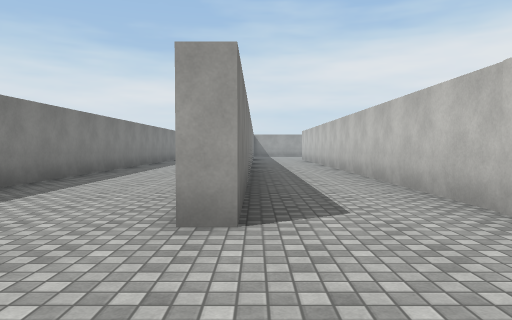
View 1 (above)

24 first-person views from a walk through a Unity game level. The camera is 1.3 m above the floor, tilts 2° down and sees 70° across. The floor is counted in squares, 2 m on a side. Each view is taken from the middle of a square. On the plan, view 1 faces up. The plan holds only what a view shows up to about 11 squares ahead; the rest is blank. Surface patterns are stand-ins for the level's own textures.

View 2
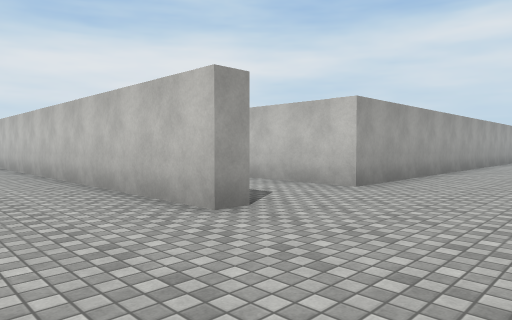

View 3
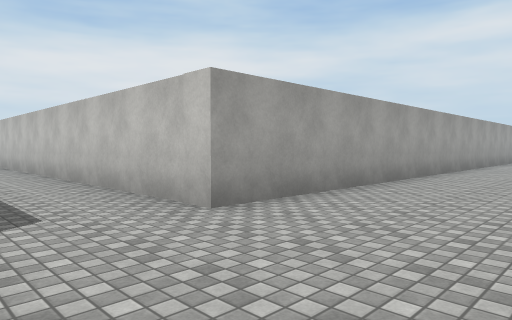

View 4
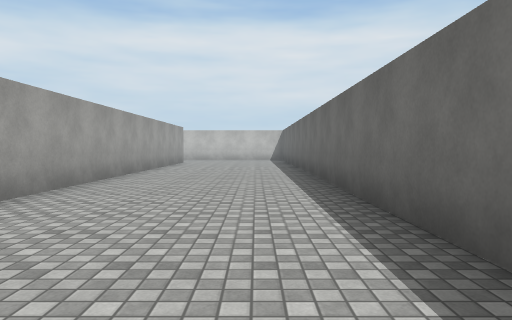

View 5
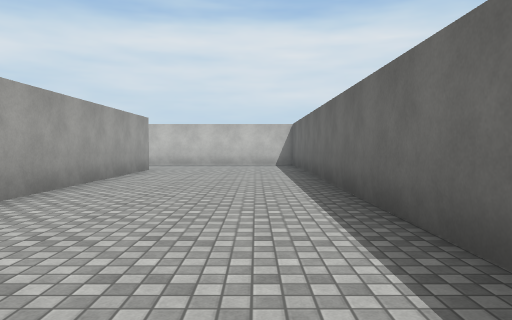

View 6
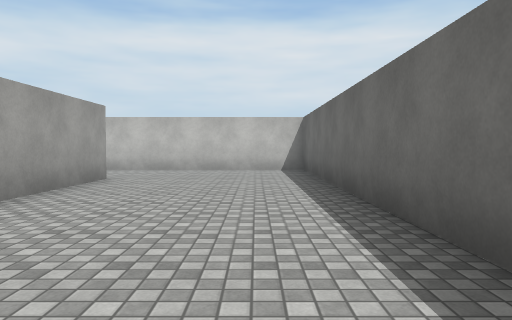

View 7
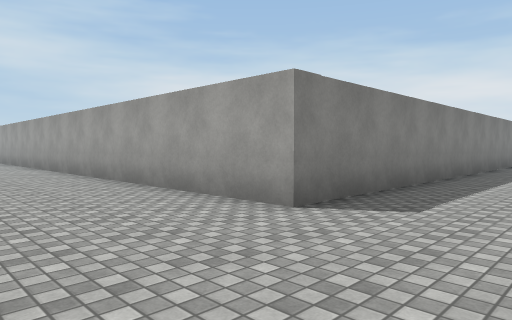

View 8
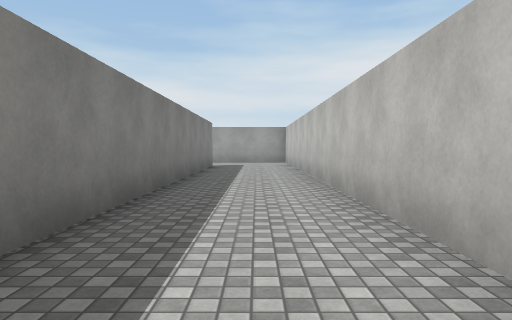

View 9
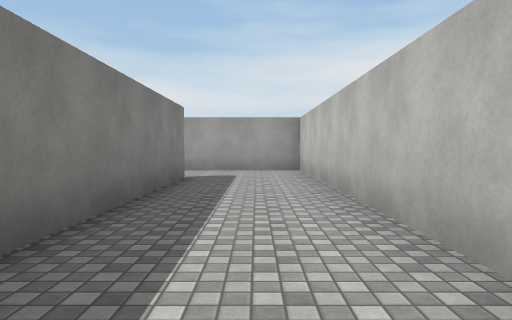

View 10
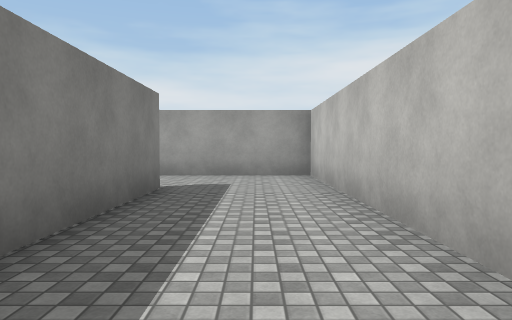

View 11
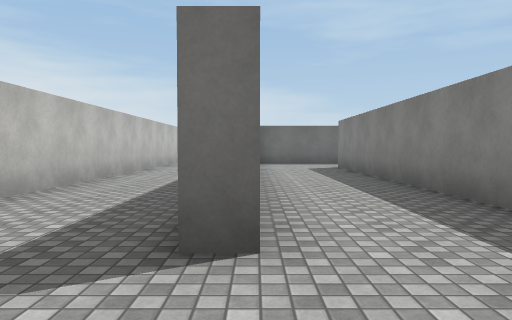

View 12
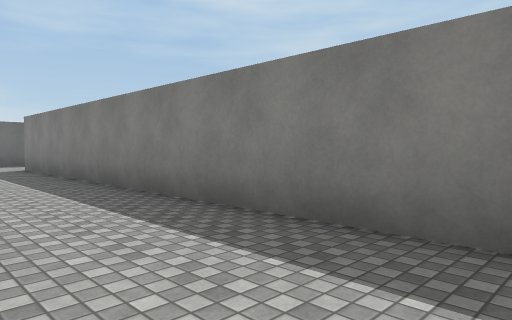

View 13
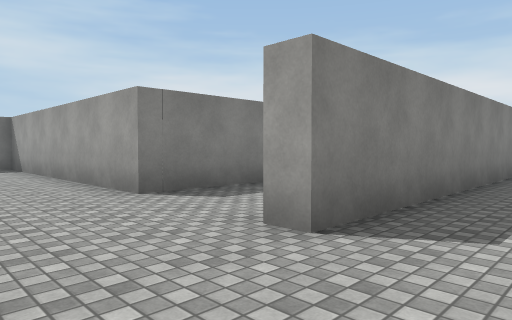

View 14
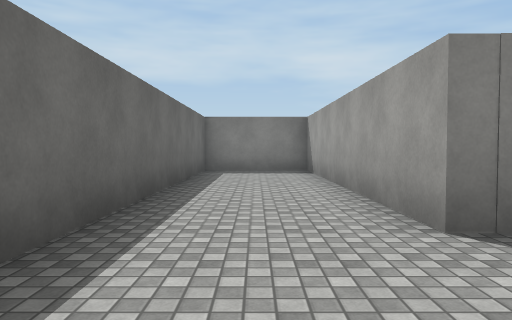

View 15
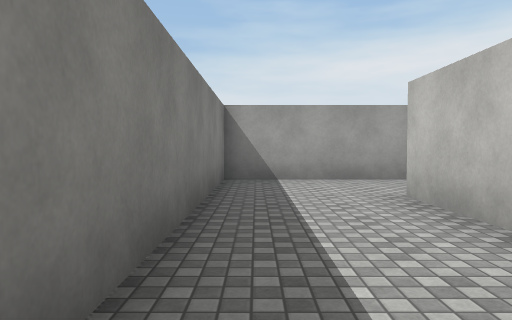

View 16
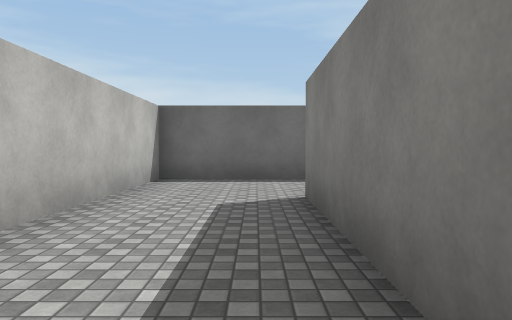

View 17
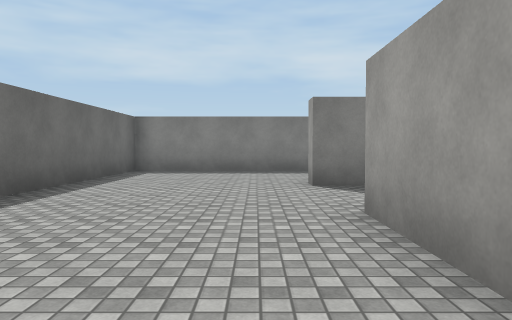

View 18
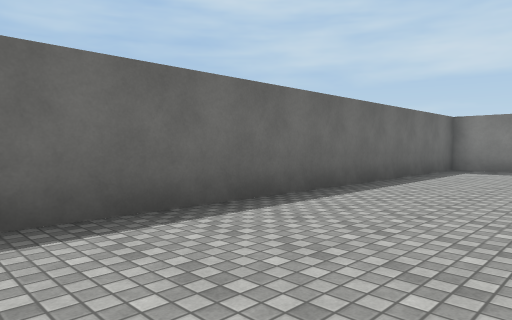

View 19
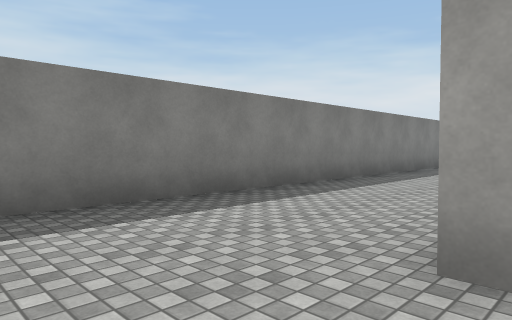

View 20
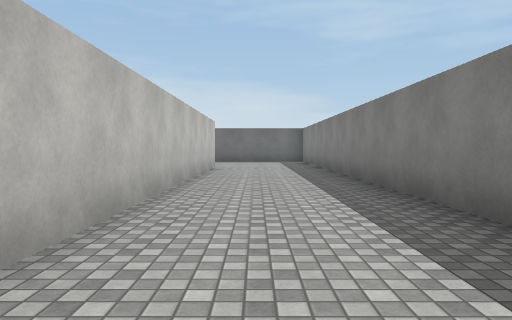

View 21
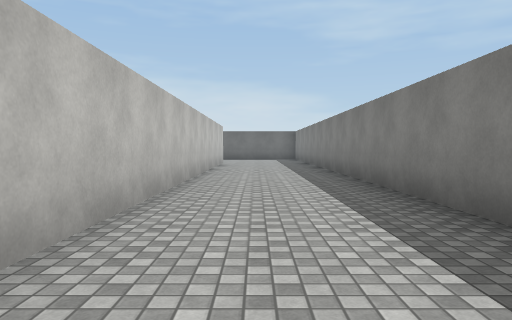

View 22
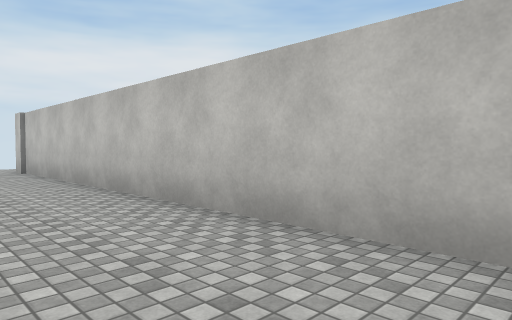

View 23
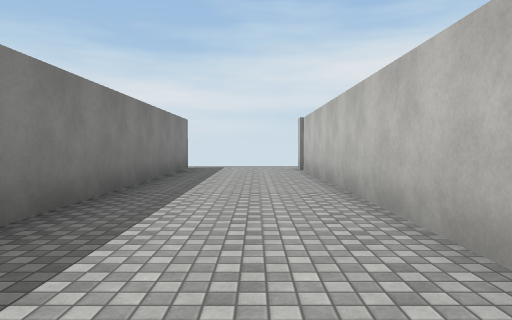

View 24
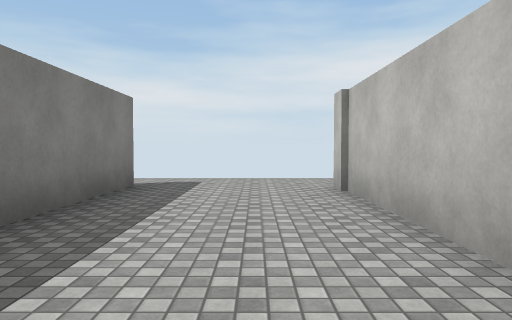

### Floor plan
Points are (right, up) in squares from view 1. A wall is a line through its corners. A room is listed if a view was taken in it or the views show most of it. See-through windows are left out.
Room 1 (views 1, 2, 3, 4, 5, 6, 7, 8, 9, 10, 11, 12, 15, 16, 17, 18, 19, 20, 21, 22, 23, 24)
walls: (19, 13.8) (19, 15.8) (19.5, 15.8) (19.5, 3.1) (2.4, 3.1); (19, 5.5) (19, 8.2); (-0.1, 3.1) (-0.6, 3.1) (-0.6, 24.9); (-4.1, 15.1) (-4.1, -1.3) (22.3, -1.3) (22.3, 18.3) (16.4, 18.3) (16.4, 6.2); (-4.1, 25.2) (-4.1, 16.9)
ways out: opening at (17.5, 6.5) to room 2; opening at (-4, 26); opening at (1.5, 2)
Room 2 (views 13, 14)
walls: (13.3, 6.4) (5.9, 6.4) (5.9, 3.6) (14, 3.6); (15.9, 3.6) (19, 3.6) (19, 5.5); (16.4, 6.2) (15.8, 6.2)
ways out: opening at (17.5, 6.5) to room 1; opening at (14.5, 7)

Where each view was taken, in squares from view 1:
view 1: 0 up, 0 right, facing up
view 2: 0 up, 3 left, facing up-right
view 3: 0 up, 0 right, facing up-right
view 4: 0 up, 4 right, facing right
view 5: 0 up, 9 right, facing right
view 6: 0 up, 12 right, facing right
view 7: 0 up, 22 right, facing up-left
view 8: 3 up, 21 right, facing up
view 9: 8 up, 21 right, facing up
view 10: 10 up, 21 right, facing up
view 11: 18 up, 19 right, facing down
view 12: 18 up, 19 right, facing down-left
view 13: 4 up, 18 right, facing up-left
view 14: 5 up, 16 right, facing left
view 15: 11 up, 17 right, facing up
view 16: 11 up, 17 right, facing down
view 17: 2 up, 6 right, facing left
view 18: 2 up, 7 right, facing down-left
view 19: 1 up, 0 right, facing up-left
view 20: 15 up, 2 left, facing down
view 21: 18 up, 2 left, facing down
view 22: 14 up, 3 left, facing up-right
view 23: 14 up, 2 left, facing up
view 24: 19 up, 2 left, facing up
